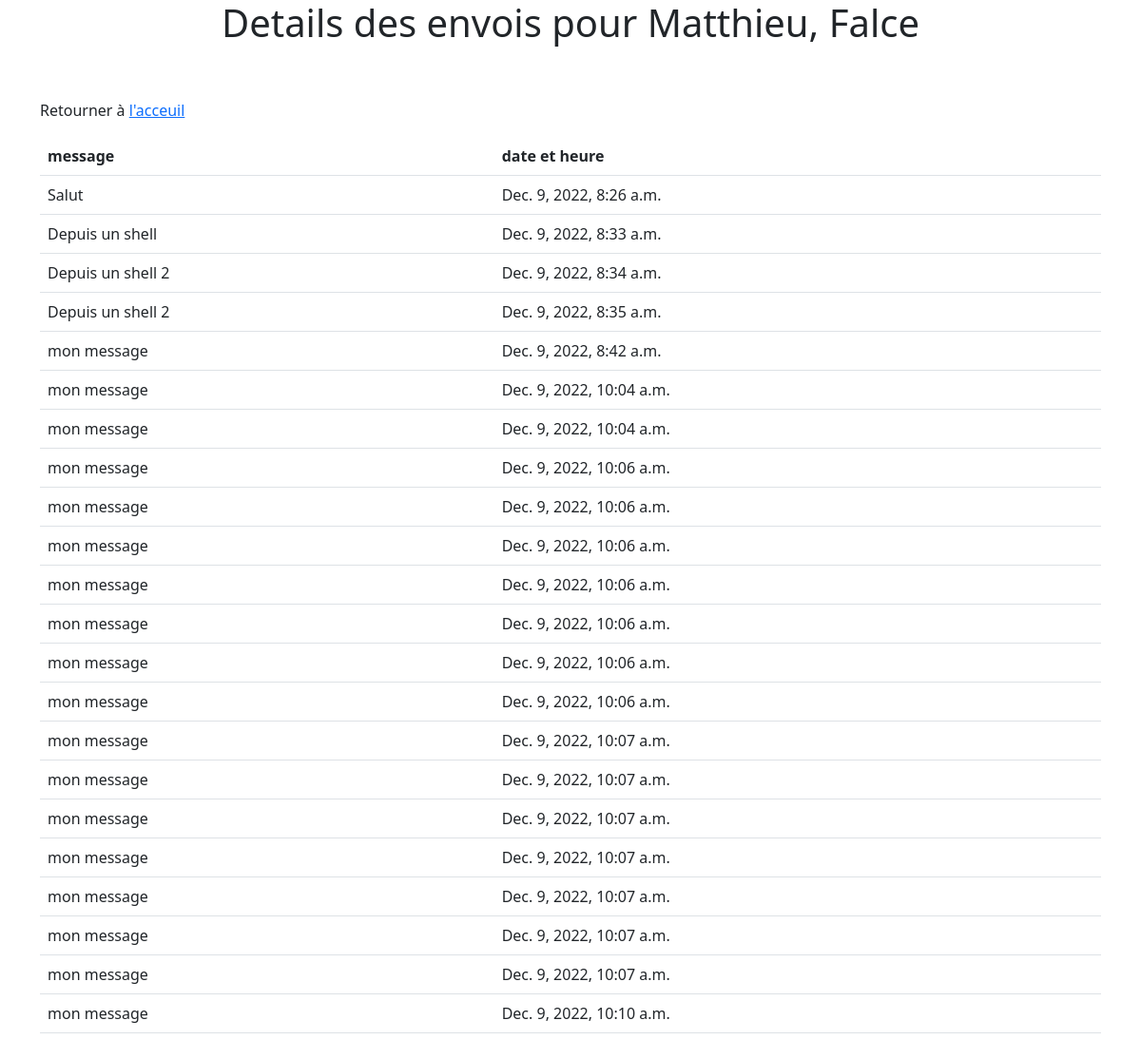
Before: /details/1/Falce with the older database file.
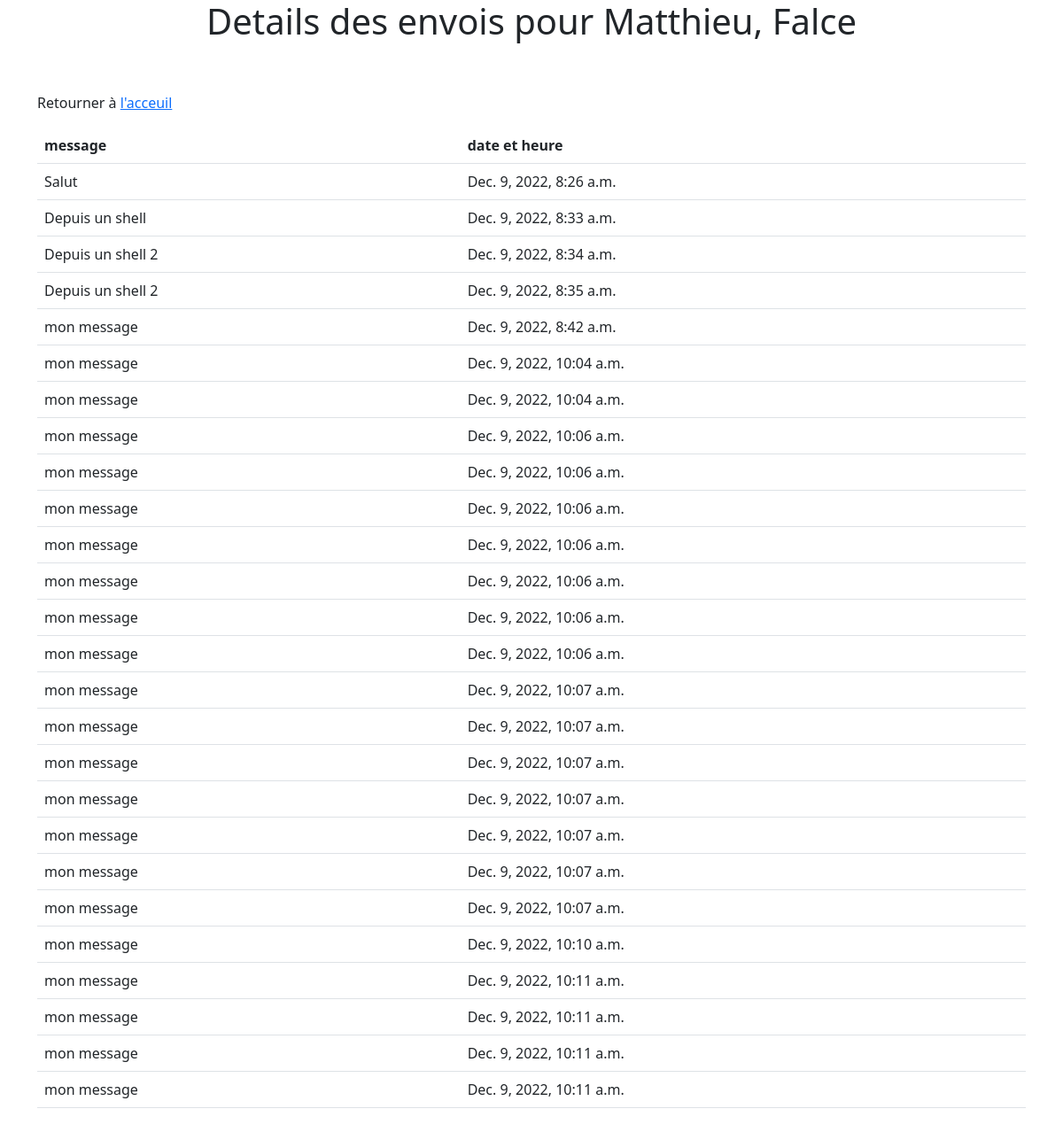
After: the same page with the newer database file.
### rappel_date/models.py (models this page shows, shortened)
class Notification(models.Model):
    anniversaire = models.ForeignKey(
        "Anniversaire", related_name="notifications", on_delete=models.CASCADE
    )
    datetime = models.DateTimeField(default=timezone.now)
    message = models.TextField()
    class Meta:
        ordering = ["datetime"]

### rappel_date/views.py (the view)
# urls.py: path("details/<int:anniversaire_pk>/<str:nom>", views.details, name="details"),
def details(request, anniversaire_pk, nom=""):
    anniversaire = get_object_or_404(Anniversaire, pk=anniversaire_pk)
    context = {"item": anniversaire}
    if nom != anniversaire.nom:
        return redirect(
            "anniversaire:details",
            nom=anniversaire.nom,
            anniversaire_pk=anniversaire.pk,
        )
    return render(request, "rappel_date/details.html", context)

### rappel_date/templates/rappel_date/details.html
{% extends 'rappel_date/base.html' %}
{% block "main_content" %}
<main role="main">
    <section class="jumbotron text-center">
        <div class="container">
            <h1 class="jumbotron-heading">Details des envois pour {{ item.prenom }}, {{ item.nom }}</h1>
    </section>
    <div class=" py-5 ">
        <div class="container">
            <div class="row">
                <p>
                    Retourner à <a href="{% url 'anniversaire:index' %}">l'acceuil </a>
                </p>
                <div class="col-md-12">
                    <table class="table">
                        {% include "rappel_date/parts/table_details_head.html" %}
                        <tbody>
                            {% for envoi in item.notifications.all %}
                            {% include "rappel_date/parts/table_details_line.html" %}
                            {% endfor %}
                        </tbody>
                    </table>
                </div>
            </div>
        </div>
    </div>
</main>
{% endblock "main_content" %}

### rappel_date/templates/rappel_date/base.html (shortened to what this page needs)
<!DOCTYPE html>
<html lang="en">
<head>
    <link href="https://cdn.jsdelivr.net/npm/bootstrap@5.2.3/dist/css/bootstrap.min.css" rel="stylesheet"
>
    <link rel="stylesheet" href="https://cdn.jsdelivr.net/npm/bootstrap-icons@1.10.2/font/bootstrap-icons.css">
</head>
<body>
    {% block "main_content" %}{% endblock %}
</body>
</html>

### rappel_date/templates/rappel_date/parts/table_details_head.html
<thead>
    <tr>
        <th scope="col">message</th>
        <th scope="col">date et heure</th>
    </tr>
</thead>

### rappel_date/templates/rappel_date/parts/table_details_line.html
<tr>
    <td>
        {{ envoi.message }}
    </td>
    <td>{{ envoi.datetime }}</td>
</tr>

Changed rows visible on the page:
added Notification: message "mon message", datetime "Dec. 9, 2022, 10:11 a.m."
added Notification: message "mon message", datetime "Dec. 9, 2022, 10:11 a.m."
added Notification: message "mon message", datetime "Dec. 9, 2022, 10:11 a.m."
added Notification: message "mon message", datetime "Dec. 9, 2022, 10:11 a.m."
